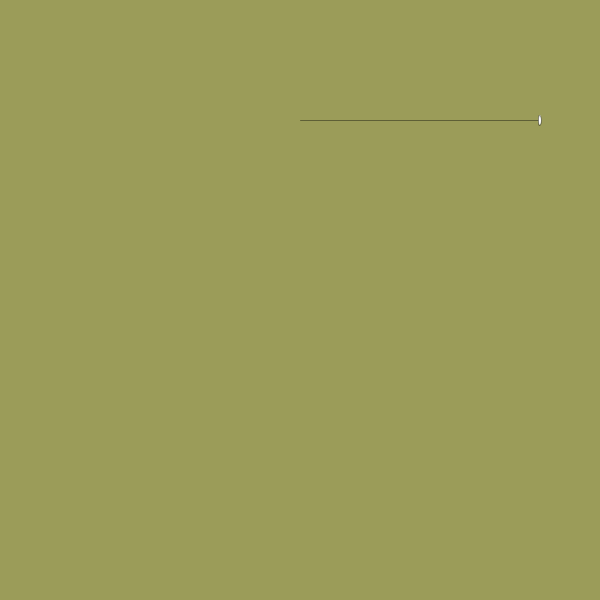
Frame 1 (no input)
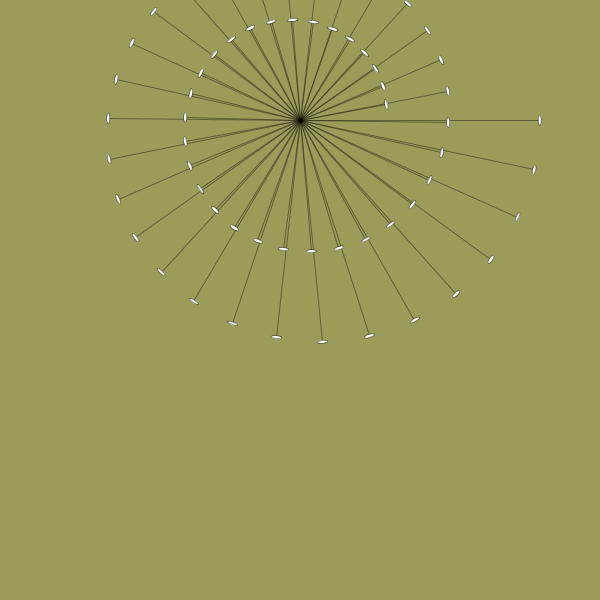
Frame 60 (the mouse pressed at the canvas centre just before this capture)
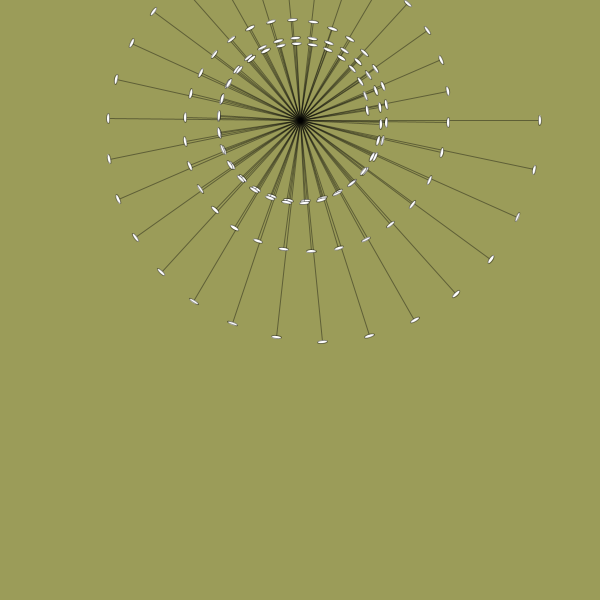
Frame 120 (the mouse held since frame 60 and released just before this capture)

The Processing sketch that drew these frames (run headless with seeded random() and noise(); from frame 60 on, the mouse is pressed at the canvas centre):

// Processing sketch: processing_5056
// ── processing_5056.pde

/*
spiral
Sept 2009
illustrator9@gmail.com
*/
float turn =0;
float noiseNum = 0;

void setup() {
  size(600,600);
  background(155,156,89);
  smooth();
  
  noiseSeed(1);
  
};

void draw() {
  translate(width/2,height/5);
  rotate(turn);
  
  //float end = random(140,150);
  float end =noise(noiseNum) * 350;
  noiseNum = noiseNum + 0.01;
  
  stroke(0,100);
  line(0,0,end,0);
  ellipse(end,0,3,10);
  
  turn = turn + 0.21;
  
};
  
